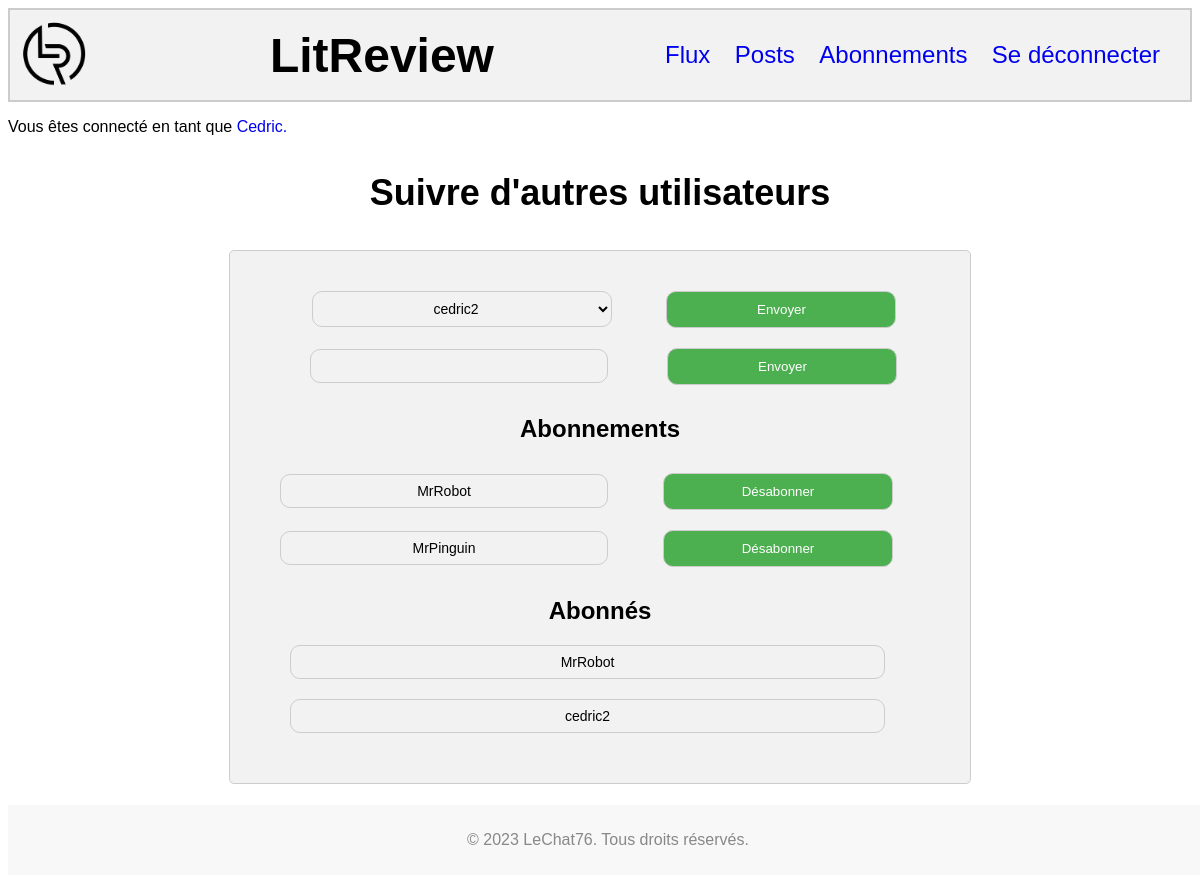
The app's page /subscriptions/ (signed in), older data.
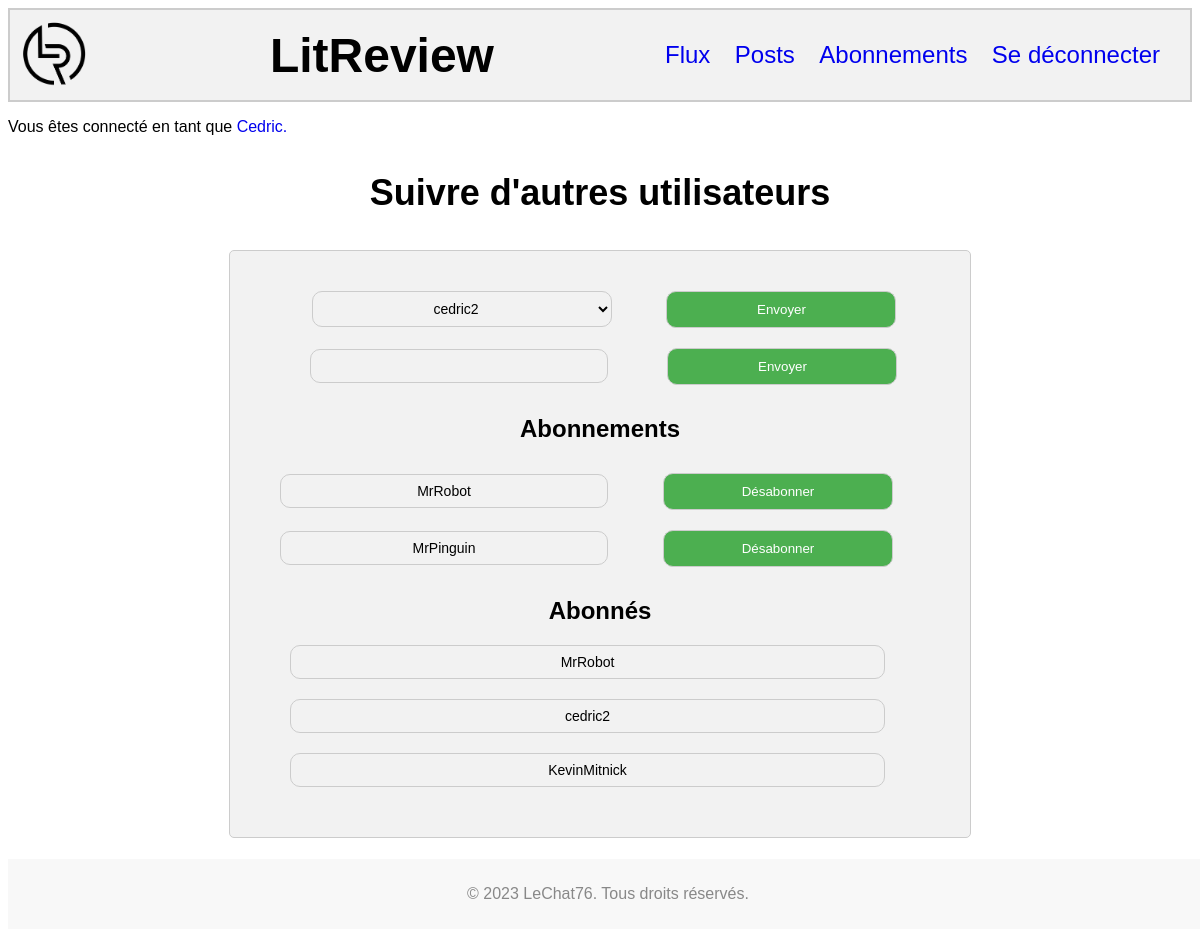
The same page, newer data.
### authentication/models.py (models this page shows)
class User(AbstractUser):
    username = models.CharField(
        max_length = 20,
        unique = True,
    )
    first_name = None
    last_name = None
    email = None

### authentication/views.py (the view, shortened to what this page needs)
# urls.py: path('subscriptions/', authentication.views.subscriptions, name='subscriptions'),
@login_required
def subscriptions(request):
    form = forms.SubscriptionsForm()
    user = request.user
    context = {}
    listFollowed = UserFollows.objects.filter(user=user).values_list('followed_user', flat=True)
    followed_users = get_user_model().objects.filter(id__in=listFollowed)
    listFollowers = UserFollows.objects.filter(followed_user=user).values_list('user_id', flat=True)
    followers_users = get_user_model().objects.filter(id__in=listFollowers)
    available_users = get_user_model().objects.exclude(
        id__in=listFollowed
        ).exclude(
        id=user.id
        ).exclude(
        username=user.username
    )
    context = {
        'followed_users': followed_users,
        'followers_users': followers_users,
        'available_users': available_users,
        'form': form,
    }
    return render(request, 'authentication/subscriptions.html', context)

### authentication/forms.py
class SubscriptionsForm(forms.Form):
    followed_user = forms.CharField(label=False, required=True, widget=forms.TextInput(attrs={'class': 'available-container-field'}))
    class Meta:
        model = models.UserFollows
        fields = ['followed_user']
        labels = {'followed_user': 'Abonnements'}

### authentication/templates/authentication/subscriptions.html (shortened to what this page needs)
<!DOCTYPE html>
{% extends 'loggedin.html' %}
{% load static %}
{% block content %}
<link rel="stylesheet" href="{% static 'subscriptions.css' %}">
<h3>Suivre d'autres utilisateurs</h3>
<div id="container-subscriptions">
    <form method="POST">
        <div id="container-add-follow">
            {% if available_users %}
                <select name="followed_user">
                {% for user in available_users %}
                    <option value="{{ user.id }}">{{ user.username }}</option>
                {% endfor %}
                </select>
                <button type="submit" name="add_subscription">Envoyer</button>
            {% else %}
                <div id="no-available-container">
                <label>Plus d'utilisateurs disponibles</label>
                <button type="submit" name="add_subscription" class="disabled-button">Envoyer</button>
                </div>
            {% endif %}
            {% if available_users %}
                <input type="text" name="followed_user_name">
                <button type="submit" name="add_subscription2">Envoyer</button>
            {% endif %}
        </div>
        <h2>Abonnements</h2>
        {% if followed_users %}
            {% for user in followed_users %}
                <div id="followed-user-container">
                    <label>{{ user.username }}</label>
                    <button type="submit" name="remove_subscription" value="{{ user.id }}">Désabonner</button>
                </div>
            {% endfor %}
        {% else %}
            <p><label id="no-result">Aucun abonnement</label></p>
        {% endif %}
        <h2>Abonnés</h2>
        {% if followers_users %}
            {% for user in followers_users %}
                <div id="follower-user-container">
                    <label>{{ user.username }}</label>
                </div>
            {% endfor %}
        {% else %}
            <p><label id="no-result">Aucun abonné</label></p>
        {% endif %}
    </form>
</div>
{% endblock content %}

### templates/loggedin.html (shortened to what this page needs)
{% load static %}
<head>
    <link rel="stylesheet" href="{% static 'loggedin.css' %}">
</head>
<body>
    <div id="header-loggedin">
        <img src="{% static 'images/LITReview_st.png' %}" alt="Logo LitReview" ondragstart="return false;">
        <h1>LitReview</h1>
        <div id="container-loggedin">
            <a href="{% url 'flux' %}" ondragstart="return false;">Flux</a>
            <a href="{% url 'post' %}" ondragstart="return false;">Posts</a>
            <a href="{% url 'subscriptions' %}" ondragstart="return false;">Abonnements</a>
            <a href="{% url 'logout' %}" ondragstart="return false;">Se déconnecter</a>
        </div>
    </div>
    <p>Vous êtes connecté en tant que <a href="{% url 'subscriptions' %}">{{ request.user|capfirst }}.</a></p>
    <div id="footer">
        <p>&copy; 2023 LeChat76. Tous droits réservés.</p>
    </div>
    {% block content %}
    {% endblock content %}
</body>

### static/loggedin.css (style rules this page uses)
#header-loggedin img { height: 70px; margin-right: 10px; }
h1 { margin: 0; font-size: 48px; user-select: none; }
h2 { user-select: none; }
h3 { user-select: none; }
p { user-select: none; }
#footer { position: fixed; bottom: 0; width: 100%; background-color: #f8f8f8; padding: 10px 0; text-align: center; color: #888; }
body { background-image: url("/static/images/LITReview_st_b.png"); background-size: 250px; background-position: center; background-repeat: no-repeat; background-attachment: fixed; padding-bottom: 60px; font-family: Arial, sans-serif; }
a { text-decoration: none; }
#header-loggedin { display: flex; justify-content: space-between; align-items: center; padding: 10px; background-color: #f2f2f2; border: 2px solid #ccc; }
#container-loggedin a { margin-right: 20px; font-size: 24px; user-select: none; }

### static/subscriptions.css (style rules this page uses)
h2 { display: flex; justify-content: center; user-select: none; }
h3 { display: flex; justify-content: center; font-size : 36px; user-select: none; }
label { user-select: none; }
#container-subscriptions { margin : 2%; margin-left : auto; margin-right : auto; width: 680px; background-color: #f2f2f2; border-radius: 5px; padding : 30px; justify-content: space-around; border: 1px solid #ccc; }
button[type="submit"] { text-align: center; background-color: #4CAF50; color: white; cursor: pointer; margin-top : 10px; width: 230px; padding: 10px; margin-bottom: 10px; border: 1px solid #ccc; border-radius: 10px; }
select { text-align: center; background: #F2F2F2; padding: 8px; margin-right: 50px; margin-left: 52px; width: 300px; border: 1px solid #CCCCCC; border-radius: 10px; font-size: 14px; }
input[type="text"] { text-align: center; background: #F2F2F2; padding: 8px; margin-right: 55px; margin-left: 50px; width: 280px; border: 1px solid #CCCCCC; border-radius: 10px; font-size: 14px; font-family: Arial; }
#followed-user-container, #follower-user-container { display: flex; align-items: center; }
#followed-user-container label { display: block; text-align: center; background: #F2F2F2; padding: 8px; font-size: 14px; margin-right: 55px; margin-left: 20px; width: 310px; border: 1px solid #CCCCCC; border-radius: 10px; }
#follower-user-container label { display: block; text-align: center; background: #F2F2F2; padding: 8px; font-size: 14px; margin-right: 55px; margin-left: 30px; margin-bottom: 20px; width: 595px; border: 1px solid #CCCCCC; border-radius: 10px; }

Row changes from the older to the newer data that the page shows:
now on this page (row edited): User: username "KevinMitnick", shown under "Abonnés"
